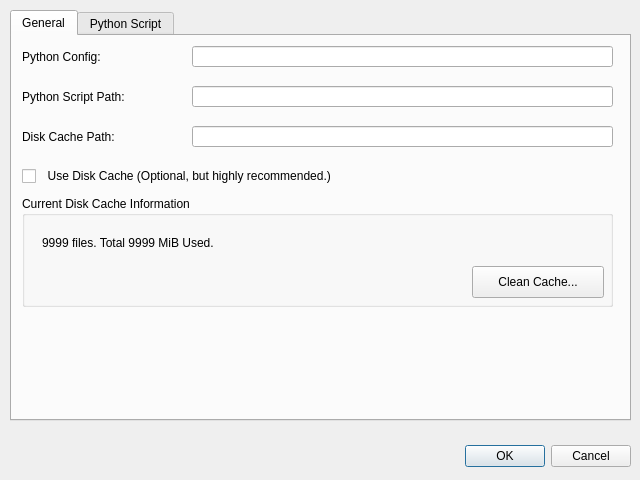
<?xml version="1.0" encoding="UTF-8"?>
<ui version="4.0">
 <class>PreferenceWindow</class>
 <widget class="QDialog" name="PreferenceWindow">
  <property name="geometry">
   <rect>
    <x>0</x>
    <y>0</y>
    <width>640</width>
    <height>480</height>
   </rect>
  </property>
  <property name="minimumSize">
   <size>
    <width>640</width>
    <height>480</height>
   </size>
  </property>
  <property name="maximumSize">
   <size>
    <width>640</width>
    <height>480</height>
   </size>
  </property>
  <property name="windowTitle">
   <string>Preference</string>
  </property>
  <widget class="QDialogButtonBox" name="buttonBox">
   <property name="geometry">
    <rect>
     <x>290</x>
     <y>440</y>
     <width>341</width>
     <height>32</height>
    </rect>
   </property>
   <property name="orientation">
    <enum>Qt::Horizontal</enum>
   </property>
   <property name="standardButtons">
    <set>QDialogButtonBox::Cancel|QDialogButtonBox::Ok</set>
   </property>
  </widget>
  <widget class="QTabWidget" name="tabWidget">
   <property name="geometry">
    <rect>
     <x>10</x>
     <y>10</y>
     <width>621</width>
     <height>411</height>
    </rect>
   </property>
   <property name="currentIndex">
    <number>0</number>
   </property>
   <widget class="QWidget" name="generalTab">
    <attribute name="title">
     <string>General</string>
    </attribute>
    <widget class="QLineEdit" name="pythonConfigEdit">
     <property name="geometry">
      <rect>
       <x>180</x>
       <y>10</y>
       <width>421</width>
       <height>21</height>
      </rect>
     </property>
     <property name="toolTip">
      <string extracomment="Path  to pyton config file. Usually, 'config.json' in 'Python Path'"/>
     </property>
     <property name="dragEnabled">
      <bool>true</bool>
     </property>
     <property name="clearButtonEnabled">
      <bool>true</bool>
     </property>
    </widget>
    <widget class="QLabel" name="pythonConfigLabel">
     <property name="geometry">
      <rect>
       <x>10</x>
       <y>10</y>
       <width>121</width>
       <height>21</height>
      </rect>
     </property>
     <property name="text">
      <string>Python Config:</string>
     </property>
    </widget>
    <widget class="QLabel" name="pythonScriptPathLabel">
     <property name="geometry">
      <rect>
       <x>10</x>
       <y>50</y>
       <width>131</width>
       <height>21</height>
      </rect>
     </property>
     <property name="text">
      <string>Python Script Path:</string>
     </property>
    </widget>
    <widget class="QLineEdit" name="pythonScriptEdit">
     <property name="geometry">
      <rect>
       <x>180</x>
       <y>50</y>
       <width>421</width>
       <height>21</height>
      </rect>
     </property>
     <property name="dragEnabled">
      <bool>true</bool>
     </property>
     <property name="clearButtonEnabled">
      <bool>true</bool>
     </property>
    </widget>
    <widget class="QLineEdit" name="diskCachePathEdit">
     <property name="geometry">
      <rect>
       <x>180</x>
       <y>90</y>
       <width>421</width>
       <height>21</height>
      </rect>
     </property>
     <property name="dragEnabled">
      <bool>true</bool>
     </property>
     <property name="clearButtonEnabled">
      <bool>true</bool>
     </property>
    </widget>
    <widget class="QLabel" name="diskCachePathLabel">
     <property name="geometry">
      <rect>
       <x>10</x>
       <y>90</y>
       <width>161</width>
       <height>21</height>
      </rect>
     </property>
     <property name="text">
      <string>Disk Cache Path:</string>
     </property>
    </widget>
    <widget class="QCheckBox" name="useDiskCacheCheckBox">
     <property name="geometry">
      <rect>
       <x>10</x>
       <y>130</y>
       <width>591</width>
       <height>20</height>
      </rect>
     </property>
     <property name="text">
      <string>  Use Disk Cache (Optional, but highly recommended.)</string>
     </property>
    </widget>
    <widget class="QGroupBox" name="cacheGroupBox">
     <property name="geometry">
      <rect>
       <x>10</x>
       <y>160</y>
       <width>591</width>
       <height>111</height>
      </rect>
     </property>
     <property name="title">
      <string>Current Disk Cache Information</string>
     </property>
     <widget class="QLabel" name="diskCacheInfoLabel">
      <property name="geometry">
       <rect>
        <x>20</x>
        <y>40</y>
        <width>551</width>
        <height>31</height>
       </rect>
      </property>
      <property name="text">
       <string>9999 files. Total 9999 MiB Used.</string>
      </property>
      <property name="alignment">
       <set>Qt::AlignLeading|Qt::AlignLeft|Qt::AlignTop</set>
      </property>
     </widget>
     <widget class="QPushButton" name="cleanDiskCacheButton">
      <property name="geometry">
       <rect>
        <x>450</x>
        <y>70</y>
        <width>132</width>
        <height>32</height>
       </rect>
      </property>
      <property name="text">
       <string>Clean Cache...</string>
      </property>
     </widget>
    </widget>
   </widget>
   <widget class="QWidget" name="pythonScriptTab">
    <attribute name="title">
     <string>Python Script</string>
    </attribute>
    <widget class="QComboBox" name="mailboxComboBox">
     <property name="geometry">
      <rect>
       <x>180</x>
       <y>90</y>
       <width>421</width>
       <height>26</height>
      </rect>
     </property>
     <property name="statusTip">
      <string extracomment="Remote mail box."/>
     </property>
    </widget>
    <widget class="QLabel" name="mailboxLabel">
     <property name="geometry">
      <rect>
       <x>10</x>
       <y>90</y>
       <width>101</width>
       <height>21</height>
      </rect>
     </property>
     <property name="text">
      <string>Mailbox Name:</string>
     </property>
    </widget>
    <widget class="QLabel" name="secretPathLabel">
     <property name="geometry">
      <rect>
       <x>10</x>
       <y>10</y>
       <width>121</width>
       <height>21</height>
      </rect>
     </property>
     <property name="text">
      <string>Secret Path:</string>
     </property>
    </widget>
    <widget class="QLineEdit" name="secretPathEdit">
     <property name="geometry">
      <rect>
       <x>180</x>
       <y>10</y>
       <width>421</width>
       <height>21</height>
      </rect>
     </property>
     <property name="toolTip">
      <string extracomment="Secret path. Only for prototype program."/>
     </property>
     <property name="dragEnabled">
      <bool>true</bool>
     </property>
     <property name="clearButtonEnabled">
      <bool>true</bool>
     </property>
    </widget>
    <widget class="QLineEdit" name="storageNameEdit">
     <property name="geometry">
      <rect>
       <x>180</x>
       <y>50</y>
       <width>421</width>
       <height>21</height>
      </rect>
     </property>
     <property name="toolTip">
      <string extracomment="Storage name that holds your authentication. Usually, 'credentials.json'"/>
     </property>
     <property name="dragEnabled">
      <bool>true</bool>
     </property>
     <property name="clearButtonEnabled">
      <bool>true</bool>
     </property>
    </widget>
    <widget class="QLabel" name="storageNameLabel">
     <property name="geometry">
      <rect>
       <x>10</x>
       <y>50</y>
       <width>121</width>
       <height>21</height>
      </rect>
     </property>
     <property name="text">
      <string>Storage Name:</string>
     </property>
    </widget>
    <widget class="QLabel" name="localStructureLabel">
     <property name="geometry">
      <rect>
       <x>10</x>
       <y>180</y>
       <width>121</width>
       <height>21</height>
      </rect>
     </property>
     <property name="text">
      <string>Local Structure:</string>
     </property>
    </widget>
    <widget class="QLineEdit" name="localStructureEdit">
     <property name="geometry">
      <rect>
       <x>180</x>
       <y>180</y>
       <width>421</width>
       <height>21</height>
      </rect>
     </property>
     <property name="toolTip">
      <string extracomment="Local sturcture path. It holds your email list of the chosen mailbox"/>
     </property>
     <property name="dragEnabled">
      <bool>true</bool>
     </property>
     <property name="clearButtonEnabled">
      <bool>true</bool>
     </property>
    </widget>
    <widget class="QLabel" name="mailboxWarningLabel">
     <property name="geometry">
      <rect>
       <x>190</x>
       <y>120</y>
       <width>391</width>
       <height>20</height>
      </rect>
     </property>
     <property name="text">
      <string>&lt;html&gt;&lt;head/&gt;&lt;body&gt;&lt;p&gt;&lt;span style=&quot; color:#ff0000;&quot;&gt;Acquire authentication first!&lt;/span&gt;&lt;/p&gt;&lt;/body&gt;&lt;/html&gt;</string>
     </property>
    </widget>
    <widget class="QLabel" name="debugLevelLabel">
     <property name="geometry">
      <rect>
       <x>10</x>
       <y>230</y>
       <width>101</width>
       <height>21</height>
      </rect>
     </property>
     <property name="text">
      <string>Debug Level:</string>
     </property>
    </widget>
    <widget class="QSlider" name="horizontalSlider">
     <property name="geometry">
      <rect>
       <x>180</x>
       <y>230</y>
       <width>331</width>
       <height>22</height>
      </rect>
     </property>
     <property name="maximum">
      <number>4</number>
     </property>
     <property name="pageStep">
      <number>0</number>
     </property>
     <property name="tracking">
      <bool>false</bool>
     </property>
     <property name="orientation">
      <enum>Qt::Horizontal</enum>
     </property>
     <property name="invertedAppearance">
      <bool>false</bool>
     </property>
     <property name="invertedControls">
      <bool>false</bool>
     </property>
     <property name="tickPosition">
      <enum>QSlider::NoTicks</enum>
     </property>
    </widget>
    <widget class="QLabel" name="debugLevelDisplayLabel">
     <property name="geometry">
      <rect>
       <x>530</x>
       <y>230</y>
       <width>71</width>
       <height>20</height>
      </rect>
     </property>
     <property name="text">
      <string>Level: 0</string>
     </property>
     <property name="alignment">
      <set>Qt::AlignCenter</set>
     </property>
    </widget>
    <widget class="QLabel" name="pythonScriptWarningLabel">
     <property name="geometry">
      <rect>
       <x>10</x>
       <y>280</y>
       <width>591</width>
       <height>101</height>
      </rect>
     </property>
     <property name="text">
      <string>&lt;html&gt;&lt;head/&gt;&lt;body&gt;&lt;p&gt;&lt;span style=&quot; color:#ff0000;&quot;&gt;Input proper 'Python Script Path' value in 'General' tab first! &lt;/span&gt;&lt;/p&gt;&lt;/body&gt;&lt;/html&gt;</string>
     </property>
     <property name="alignment">
      <set>Qt::AlignCenter</set>
     </property>
    </widget>
   </widget>
  </widget>
 </widget>
 <resources/>
 <connections>
  <connection>
   <sender>buttonBox</sender>
   <signal>accepted()</signal>
   <receiver>PreferenceWindow</receiver>
   <slot>accept()</slot>
   <hints>
    <hint type="sourcelabel">
     <x>248</x>
     <y>254</y>
    </hint>
    <hint type="destinationlabel">
     <x>157</x>
     <y>274</y>
    </hint>
   </hints>
  </connection>
  <connection>
   <sender>buttonBox</sender>
   <signal>rejected()</signal>
   <receiver>PreferenceWindow</receiver>
   <slot>reject()</slot>
   <hints>
    <hint type="sourcelabel">
     <x>316</x>
     <y>260</y>
    </hint>
    <hint type="destinationlabel">
     <x>286</x>
     <y>274</y>
    </hint>
   </hints>
  </connection>
 </connections>
</ui>
